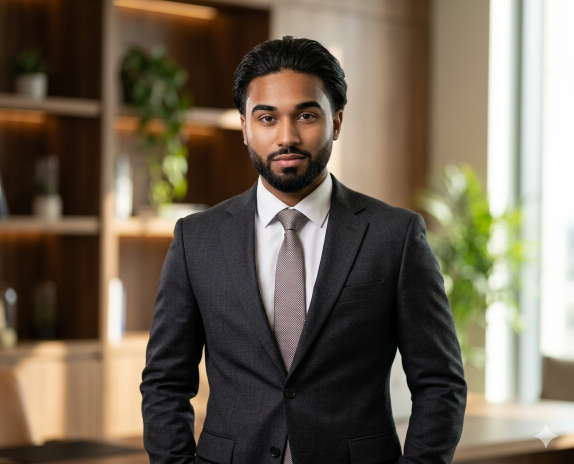
#> input picture uploads/1776723335_Gemini_Generated_Image_ymfm1gymfm1gymfm.png, 1148 x 928 px (shown at 1/2 size)
$ python -i nutrivert_face_id.py   (imports and definitions only)
#> lines starting #> are read from the running program, lines starting #| are printed output that depends on the picture
#!/usr/bin/env python3
"""NutriVert Face ID CLI using simple OpenCV logic.

PHP calls this script with exec(), then reads one JSON object from stdout.
The stored encoding is a normalized grayscale face vector, serialized as JSON.
"""

import argparse
import json
import os
import sys
from typing import Any, Dict, List, Optional

try:
    import cv2
    import numpy as np
except Exception as import_error:  # pragma: no cover
    cv2 = None
    np = None
    CV_IMPORT_ERROR = str(import_error)
else:
    CV_IMPORT_ERROR = None

FACE_SIZE = (100, 100)
MATCH_THRESHOLD = 0.38


def json_exit(payload: Dict[str, Any], exit_code: int = 0) -> None:
    print(json.dumps(payload))
    sys.exit(exit_code)


def ensure_cv() -> None:
    if cv2 is None or np is None:
        json_exit(
            {
                "success": False,
                "match": False,
                "error": "La librairie opencv-python n'est pas disponible.",
                "details": CV_IMPORT_ERROR,
            },
            2,
        )


# [16 lines left out: function normalize_encoding, not called in this run]


def load_gray_image(image_path: str):
    ensure_cv()

    if not os.path.isfile(image_path):
        json_exit({"success": False, "match": False, "error": "Image introuvable."}, 2)

    image = cv2.imread(image_path)
#> image is the input picture: shape (928, 1148, 3); mean B, G, R 83.9, 99.9, 111.3
    if image is None:
        json_exit({"success": False, "match": False, "error": "Image illisible."}, 2)

    return cv2.cvtColor(image, cv2.COLOR_BGR2GRAY)
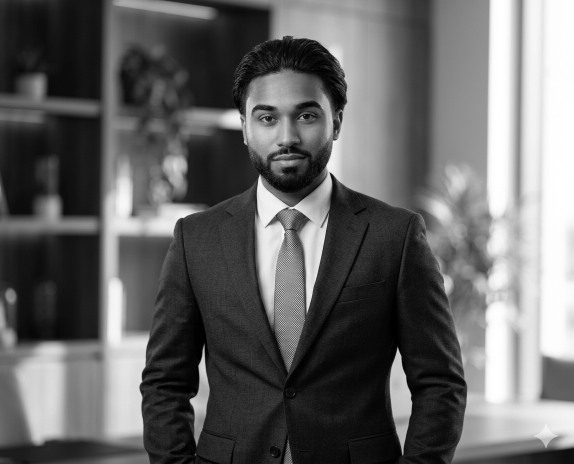
#> returned value: shape (928, 1148) (shown at 1/2 size); min 0, max 255, mean 101.5


def detect_largest_face(gray_image):
    cascade_path = os.path.join(cv2.data.haarcascades, "haarcascade_frontalface_default.xml")
    detector = cv2.CascadeClassifier(cascade_path)
    if detector.empty():
        json_exit({"success": False, "match": False, "error": "Cascade OpenCV introuvable."}, 2)

    faces = detector.detectMultiScale(
        gray_image,
        scaleFactor=1.1,
        minNeighbors=5,
        minSize=(60, 60),
    )
#> faces = [[471, 150, 210, 210]]

    if len(faces) == 0:
        json_exit({"success": False, "match": False, "error": "Aucun visage detecte."}, 3)

    return max(faces, key=lambda face: face[2] * face[3])


def encode_image(image_path: str) -> List[float]:
    gray = load_gray_image(image_path)
    x, y, width, height = detect_largest_face(gray)
#> x = 471; y = 150; width = 210; height = 210
    face = gray[y : y + height, x : x + width]
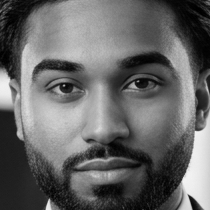
#> face: shape (210, 210); min 0, max 243, mean 102.1
    face = cv2.equalizeHist(face)
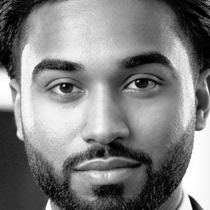
#> face: shape (210, 210); min 0, max 255, mean 128.1
    face = cv2.resize(face, FACE_SIZE, interpolation=cv2.INTER_AREA)
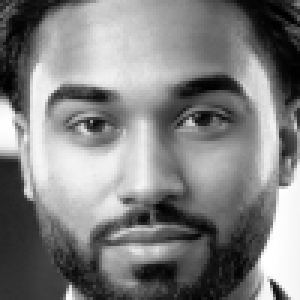
#> face: shape (100, 100) (shown 3 times larger); min 0, max 255, mean 128.1
    face = face.astype("float32") / 255.0
    return face.flatten().round(6).tolist()


# [4 lines left out: function compare_encodings, not called in this run]


def confidence_from_distance(distance: float, threshold: float) -> float:
    return round(max(0.0, min(1.0, 1.0 - (distance / threshold))), 4)


def command_encode(args: argparse.Namespace) -> None:
    encoding = encode_image(args.image)
    json_exit({"success": True, "match": False, "encoding": encoding})


# [100 lines left out: functions command_compare, command_identify, build_parser, main, not called in this run]


# [2 lines not run here, left out]

>>> result = encode_image('../uploads/1776723335_Gemini_Generated_Image_ymfm1gymfm1gymfm.png')
#> result = 10000 values, max 1 at index 4001, min 0 at index 493, mean 0.502
